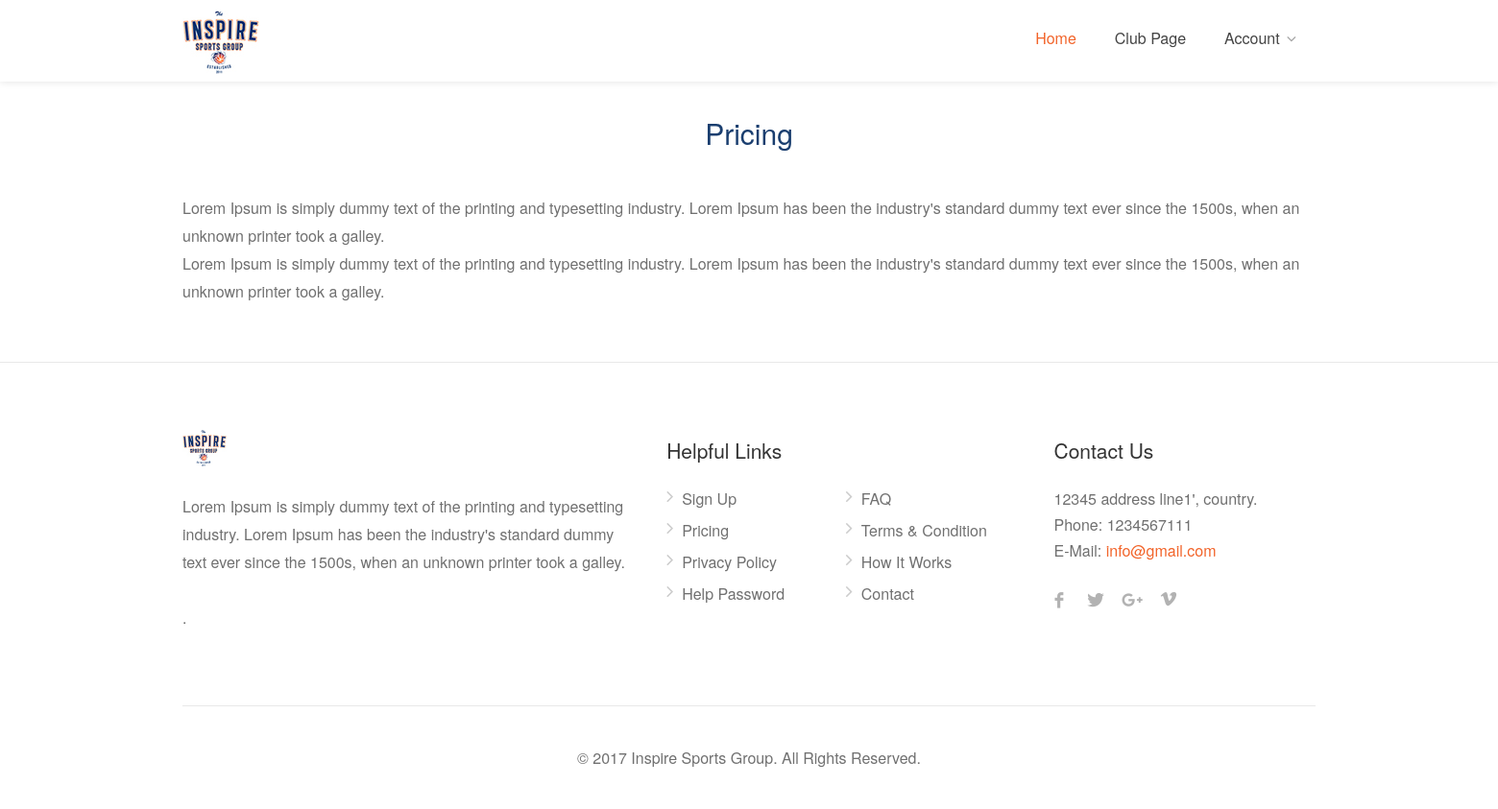
/index.php/netball/pricing, run on the app's committed database.
### tables this page shows
CREATE TABLE IF NOT EXISTS `tbl_pricing_policy` (
  `pricing_policy_id` int(11) NOT NULL AUTO_INCREMENT,
  `description` longtext NOT NULL,
  PRIMARY KEY (`pricing_policy_id`)
);

CREATE TABLE IF NOT EXISTS `tbl_about_us` (
  `about_id` int(11) NOT NULL AUTO_INCREMENT,
  `description` longtext NOT NULL,
  PRIMARY KEY (`about_id`)
);

CREATE TABLE IF NOT EXISTS `tbl_contact_us` (
  `contact_us_id` int(11) NOT NULL AUTO_INCREMENT,
  `email` varchar(255) NOT NULL,
  `phone` varchar(255) NOT NULL,
  `address` longtext NOT NULL,
  PRIMARY KEY (`contact_us_id`)
);

### application/views/content_handler.php (called while the page is built)
<?php include('header.php');?>
<?php include('navbar.php');?>
<?php include('content.php');?>
<?php include('footer.php');?>

### application/controllers/Netball.php (called while the page is built, shortened)
<?php
class Netball extends CI_Controller {
    public function __construct()
    {
        $this->load->library(array('session'));
        $this->load->model('Netballmodel');
    }
    public function pricing()
    {
        $data['pageName'] = "PRICING";
        $data['aboutusinfo'] = $this->Netballmodel->getaboutusinfo();
        $data['contactusinfo'] = $this->Netballmodel->getcontactusinfo();
        $data['pricinginfo'] = $this->Netballmodel->getpricinginfo();
        $data['sociallinkdatalist'] = $this->Netballmodel->getsociallinkdatalist();
        $this->load->view("content_handler", $data);
    }
}

### index.php (called while the page is built, shortened)
<?php
require_once BASEPATH.'core/CodeIgniter.php';

### application/models/Netballmodel.php (called while the page is built, shortened)
<?php
Class Netballmodel extends CI_Model
{
     public function getaboutusinfo()
    {
        $this->db->select('*');
        $this->db->from('tbl_about_us');
        return $this->db->get()->row();
    }
     public function getcontactusinfo()
    {
        $this->db->select('*');
        $this->db->from('tbl_contact_us');
        return $this->db->get()->row();
    }
     public function getpricinginfo()
    {
        $this->db->select('*');
        $this->db->from('tbl_pricing_policy');
        return $this->db->get()->row();
    }
     public function getsociallinkdatalist()
    {
        $this->db->select('*');
        $this->db->from('tbl_social_link');
        $this->db->where('status',1);
        return $this->db->get()->result();
    }
}

### application/views/contents/pricing.php (the view)
<div class="container">
	<h3 class="headline centered margin-bottom-45 padding-top-35">Pricing</h3>
	<div class="row">
		<div class="col-sm-12 col-md-12 col-lg-12">
			<p style="margin-bottom:5%">
				<?php if (!empty($pricinginfo->description)) echo $pricinginfo->description; ?>
			</p>
		</div>
	</div>
</div>

### application/views/footer.php (shortened to what this page needs)
<link rel="stylesheet" href="https://cdnjs.cloudflare.com/ajax/libs/font-awesome/4.7.0/css/font-awesome.min.css">
  <div id="footer">
    <div class="container">
      <div class="row">
        <div class="col-md-5 col-sm-6">
          <img class="footer-logo" src="<?php echo base_url('assets/images/logoinspire.jpg');?>" alt=""> <br>
          <br>
          <p><?php if (!empty($aboutusinfo->description)) echo $aboutusinfo->description; ?>.</p>
        </div>
        <div class="col-md-4 col-sm-6 ">
          <h4>Helpful Links</h4>
          <ul class="footer-links">
            <li><a href="<?php echo site_url('netball/registerAccType');?>">Sign Up</a></li>
            <li><a href="<?php echo site_url('netball/pricing');?>">Pricing</a></li>
            <li><a href="<?php echo site_url('netball/privacy');?>">Privacy Policy</a></li>
            <li><a href="<?php echo site_url('netball/help_password');?>">Help Password</a></li>
          </ul>
          <ul class="footer-links">
            <li><a href="<?php echo site_url('netball/faq');?>">FAQ</a></li>
            <li><a href="<?php echo site_url('netball/terms_condition');?>">Terms & Condition</a></li>
            <li><a href="<?php echo site_url('netball/working');?>">How It Works</a></li>
            <li><a href="<?php echo site_url('netball/contact');?>">Contact</a></li>
          </ul>
          <div class="clearfix"></div>
        </div>
        <div class="col-md-3  col-sm-12">
          <h4>Contact Us</h4>
          <div class="text-widget"> <span><?php if (!empty($contactusinfo->address)) echo $contactusinfo->address; ?></span> <br>
            Phone: <span><?php if (!empty($contactusinfo->phone)) echo $contactusinfo->phone; ?></span><br>
            E-Mail:<span> <a href="#"><?php if (!empty($contactusinfo->email)) echo $contactusinfo->email; ?></a> </span><br>
          </div>
          <ul class="social-icons margin-top-20">
             <?php
              $fade = "";
              $service = "";
              $index = 0;
              foreach ($sociallinkdatalist as $sociallinkdata) {
                if($index == 0) {
                  $service = "facebook";
                  $fade = "icon-facebook";
                }
                else if($index == 1) {
                  $service = "twitter";
                  $fade = "icon-twitter";
                }
                else if($index == 2) {
                  $service = "gplus";
                  $fade = "icon-gplus";
                }
                else if($index == 3) {
                  $service = "vimeo";
                  $fade = "icon-vimeo";
                }
                 else if($index == 4) {
                 break;
                }
              ?>
                <li><a class="<?php echo $service; ?>" href="<?php if (!empty($sociallinkdata->link)) echo $sociallinkdata->link; ?>" target="new"><i class="<?php echo $fade; ?>"></i></a></li>
            <?php $index++; } ?>
          </ul>
        </div>
      </div>
      <div class="row">
        <div class="col-md-12">
          <div class="copyrights">© 2017 Inspire Sports Group. All Rights Reserved.</div>
        </div>
      </div>
    </div>
  </div>
<link href="<?php echo base_url('assets/css/plugins/datedropper.css');?>" rel="stylesheet" type="text/css">
</body>
</html>

### assets/css/colors/main.css (style rules this page uses)
.style-2 .trigger.active a,.style-2 .ui-accordion .ui-accordion-header-active:hover,.style-2 .ui-accordion .ui-accordion-header-active,#posts-nav li a:hover,.plan.featured .listing-badge,.post-content h3 a:hover,.add-review-photos i,.show-more-button i,.listing-details-sidebar li a,.star-rating .rating-counter a:hover,.more-search-options-trigger:after,.header-widget .sign-in:hover,#footer a,#footer .footer-links li a:hover,#navigation.style-1 .current,#navigation.style-1 ul li:hover a,.user-menu.active .user-name:after,.user-menu:hover .user-name:after,.user-menu.active .user-name,.user-menu:hover .user-name,.main-search-input-item.location a:hover,.chosen-container .chosen-results li.highlighted,.input-with-icon.location a i:hover,.sort-by .chosen-container-single .chosen-single div:after,.sort-by .chosen-container-single .chosen-default,.panel-dropdown a:after,.post-content a.read-more,.post-meta li a:hover,.widget-text h5 a:hover,.about-author a,a.button.border.white:hover,.icon-box-2 i,a.button.border,.style-2 .ui-accordion .ui-accordion-header:hover,.style-2 .trigger a:hover,.plan.featured .listing-badges .featured,.list-4 li:before,.list-3 li:before,.list-2 li:before,.list-1 li:before,.info-box h4,.testimonial-carousel .slick-slide.slick-active .testimonial:before,.sign-in-form .tabs-nav li a:hover,.sign-in-form .tabs-nav li.active a,.lost_password:hover a,#top-bar .social-icons li a:hover i,.listing-share .social-icons li a:hover i,.agent .social-icons li a:hover i,#footer .social-icons li a:hover i,.headline span i { color:#f2642a; }

### data on the page
tbl_pricing_policy: description "Lorem Ipsum is simply dummy text of the printing and typesetting industry. Lorem Ipsum has been the industry's standard dummy text ever since the 1500s, when an unknown printer took a galley. Lorem Ipsum is simply dummy text of the printing and typesetting industry. Lorem Ipsum has been the industry's standard dummy text ever since the 1500s, when an unknown printer took a galley."
tbl_about_us: description "Lorem Ipsum is simply dummy text of the printing and typesetting industry. Lorem Ipsum has been the industry's standard dummy text ever since the 1500s, when an unknown printer took a galley."
tbl_contact_us: address "12345 address line1', country.", phone "1234567111", email "info@gmail.com"
